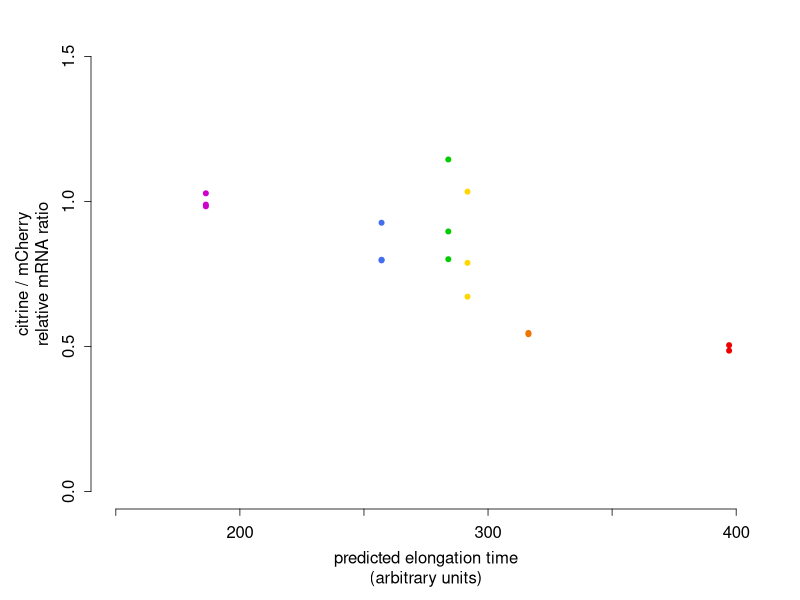

This figure's R source:
## generate figure re-analyzing the citrine mRNA qPCR data from Tunney, McGlincey, et al 2018

WT_mRNA_ratios <- read.csv("../../data/WT/WT_mRNA/WT_mRNA_ratios.csv")
ratios <- as.data.frame(WT_mRNA_ratios)

cols <- c( citmin = "magenta3", cit0 = "royalblue2", cit3 = "green3", cit6 = "gold1", cit9 = "darkorange2", citmax = "red2")

pdf("../../figures/tunney_citrine_mrna.pdf", width = 1.75, height = 1.3, pointsize = 6.5, useDingbats = F, bg = "white" )
par( mex = 0.65 ) # sets margin stuff
par( mar = c(7,6.5,2,3) )
par( oma = c(0,0.5,1,0) )
par( xpd = NA )
plot( ratios$citscore, ratios$ratio, 
      col = cols[ratios$strain],
      axes = F,
      xlim = c(150,400),
      ylim = c(0, 1.5),
      pch = 20,
      xlab = "",
      ylab = "citrine / mCherry\nrelative mRNA ratio"
)
axis( 1, lwd = 0.75, at = seq(150, 400, by =50), labels = c(NA, "200", NA, "300", NA, "400") )
axis( 2, lwd = 0.75 )
title( xlab = "predicted elongation time\n(arbitrary units)", line = 4.5 )
dev.off()
